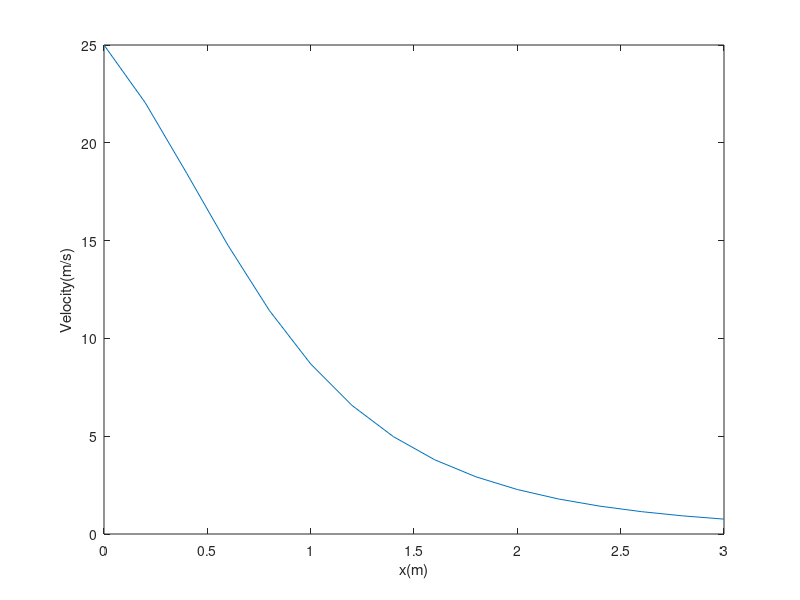

This chart was generated by the following MATLAB code:
clc;clear all;close all;
k=30; m=1500;
bumpereq=@(x,v) -(k*v^2*(x+1)^3)/m;

xspan=0:0.2:3;
v0mps=90*1000/3600;
[x,v] = ode45(bumpereq, xspan, v0mps);
plot(x,v)
xlabel('x(m)'); ylabel('Velocity(m/s)')